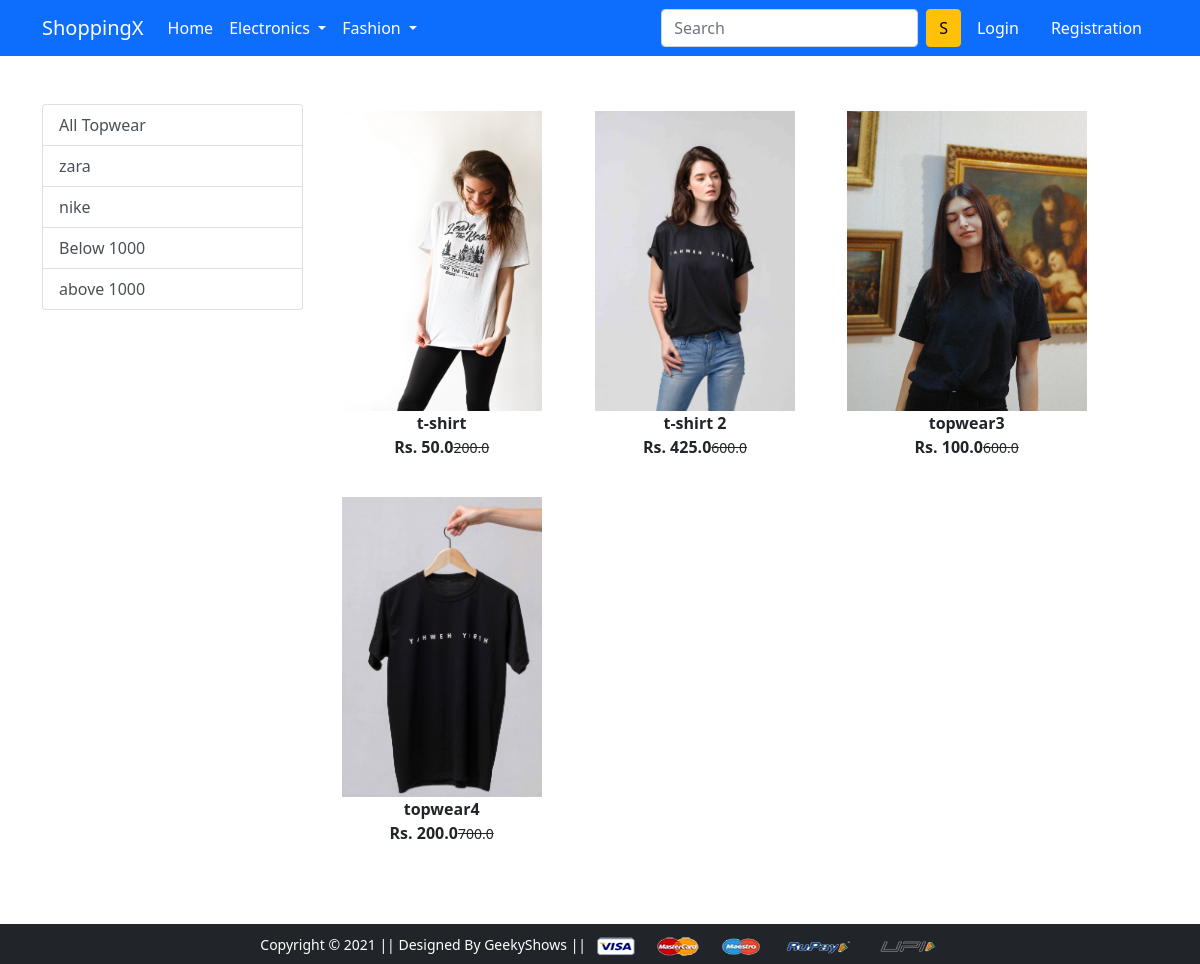
Screenshot of /topwear/ with the database file from the repository.
### app/models.py (models this page shows, shortened)
class Product(models.Model):
    title=models.CharField(max_length=100)
    selling_price=models.FloatField()
    discount_price=models.FloatField()
    description=models.TextField()
    brand=models.CharField(max_length=100)
    category=models.CharField(choices=CATEGORY_CHOICES,max_length=2)
    product_image=models.ImageField(upload_to='producting')

### app/views.py (the view)
# urls.py: path('topwear/', views.topwear, name='topwear'),
def topwear(request,data=None):
    if data == None:
        topwear = Product.objects.filter(category='TW')
    elif data =='nike' or data=='zara' or data=='max':
        topwear = Product.objects.filter(category='TW').filter(brand=data)
    elif data == 'below':
        topwear = Product.objects.filter(category='TW').filter(discount_price__lt=1000)
    elif data == 'above':
        topwear = Product.objects.filter(category='TW').filter(discount_price__gt=1000)
    return render(request, 'app/topwear.html',{'topwear':topwear})

### app/templates/app/topwear.html (shortened to what this page needs)
{% extends 'app/base.html' %}
{% load static %}
{% block main-content %}
<div class="container my-5">
 <div class="row">
  <div class="col-sm-3">
   <div class="list-group">
       <a href="{% url 'topwear' %}" class="list-group-item list-group-item-action" aria-current="true">All Topwear</a>
       <a href="{% url 'topweardata' 'zara' %}" class="list-group-item list-group-item-action"
       aria-current="true">zara</a>
       <a href="{% url 'mobiledata' 'nike' %}" class="list-group-item list-group-item-action">nike</a>
       <a href="{% url 'mobiledata' 'below' %}" class="list-group-item list-group-item-action">Below 1000</a>
       <a href="{% url 'mobiledata' 'above' %}" class="list-group-item list-group-item-action">above 1000</a>
   </div>
  </div>
  <div class="col-sm-8">
      <dvi class="row">
          {% for product in topwear %}
          <div class="col-sm-4 text-center mb-4">
              <a href="{% url 'product-detail' product.id %}" class="btn">
                  <div class="item">
                      <img src="{{product.product_image.url}}" alt="" height="300" class="">
                      <div class="fw-bold">{{product.title}}</div>
                      <div class="fw-bold">Rs. {{product.discount_price}}<small class="fw-light text-decoration-line-through">{{product.selling_price}}</small></div>
                  </div>
              </a>
          </div>
          {% endfor %}
      </dvi>
  </div>
 </div>
</div>
{% endblock main-content %}

### rows the page displays
Product: product_image (picture), title "t-shirt", discount_price "50.0", selling_price "200.0"
Product: product_image (picture), title "t-shirt 2", discount_price "425.0", selling_price "600.0"
Product: product_image (picture), title "topwear3", discount_price "100.0", selling_price "600.0"
Product: product_image (picture), title "topwear4", discount_price "200.0", selling_price "700.0"
